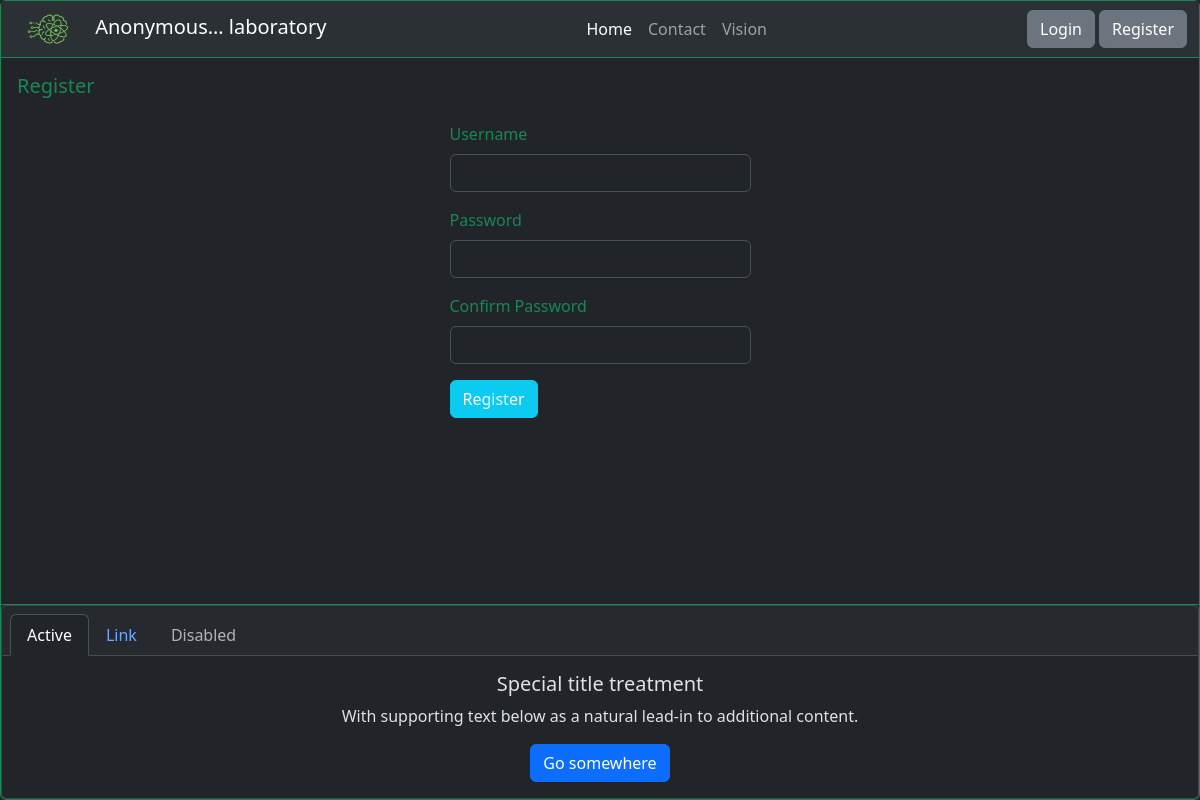
Screenshot of /register/ with the database file from the repository.
### fotoblog/models.py (models this page shows)
class PageLogo(models.Model):
    img = models.FileField(upload_to="page_logo/")

class BaseModel(models.Model):
    title = models.CharField(max_length=100, blank=False, null=False)
    slug = AutoSlugField(populate_from="title")
    content = models.TextField(blank=True, null=True)
    img = models.FileField(upload_to="page_img/")
    is_active = models.BooleanField(default=True)
    class Meta:
        abstract = True

class Page(BaseModel):
    def __str__(self):
        return self.title

### fotoblog/views.py (the view, shortened to what this page needs)
# urls.py: path("", page_views, name="home_views"),
def page_views(request,
               page_slug=None,
               post_slug=None,
               post_detail_slug=None,
               post_id=None):
    if post_id:
        return post_detail_views(request, post_id)
    if post_slug:
        return post_share(request, post_slug)
    if page_slug == "login":
        return login_views(request)
    if page_slug == "logout":
        return logout_views(request)
    if page_slug == "register":
        return register(request)

### fotoblog/context_processor/global_db.py (called while the page is built)
def nav_fb_pages(request):
    if request.user.is_authenticated:
        if request.user.is_superuser:
            fb_pages = Page.objects.filter(is_active=True)
        elif request.user.is_active:
            fb_pages = Page.objects.filter(is_active=True).exclude(
                slug="add-page")
        else:
            fb_pages = Page.objects.filter(
                slug__in=["home", "contact", "vision", "favorites"],
                is_active=True).order_by("id")
    else:
        fb_pages = Page.objects.filter(slug__in=["home", "contact", "vision"],
                                    is_active=True).order_by("id")
    return dict(g_fb_pages=fb_pages, )

def global_logo(request):
    page_logo = PageLogo.objects.all().first()
    return dict(page_logo=page_logo, )

### fotoblog/views.py (called while the page is built, shortened)
def register(request):
    title = "Register"
    context = dict(page_title=title, )
    return render(request, "fb_pages/register-page.html", context)

### securityControl/context_processor/global_db.py (called while the page is built)
def global_sc_pages(request):
  g_sc_pages = Page.objects.filter(is_active=True)
  context = dict(sc_pages=g_sc_pages, )
  return context

### fotoblog/templates/fb_pages/register-page.html (shortened to what this page needs)
{% extends 'core/base.html' %}
{% block content %}
<div class="card border-success m-0 d-flex flex-column min-vh-100" name="viewport" content="width=device-width" data-bs-theme="dark">
  <div class="card-header bg-transparent border-success m-0 p-0">
    {% include 'components/navbar.html' %}
  </div>
  <div class="card-body text-success">
    <h5 class="card-title">{{ page_title }}</h5>
    <div class="container p-3 w-100" style="max-width: 333px;">
        <form action="#" method="post">
        <div class="mb-3">
            <label for="usernameID" class="form-label">Username</label>
        <input type="text" name="username" id="usernameID" class="form-control">
        </div>
        <div class="mb-3">
            <label for="passwordID" class="form-label">Password</label>
            <input type="password" name="password" id="passwordID" class="form-control">
        </div>
        <div class="mb-3">
            <label for="confirm_passwordID" class="form-label">Confirm Password</label>
            <input type="password" name="confirm_password" id="confirm_passwordID" class="form-control">
        </div>
        <button type="submit" class="btn btn-info text-light">Register</button>
    </form>
    </div>
  </div>
  {% block footer %}
  <div class="card-footer bg-transparent border-success m-0 p-0">
{% include 'components/footer.html' %}
</div>
{% endblock footer %}
</div>
{% endblock content %}

### fotoblog/templates/components/navbar.html (shortened to what this page needs)
<nav class="navbar navbar-expand-lg bg-body-tertiary" data-bs-theme="dark">
  <div class="container-fluid">
    <a class="navbar-brand m-0 p-0" href="{% url 'fotoblog:home_views' %}">
      <img src="{{ page_logo.img.url }}" class="m-0 p-0" style="width:77px;height:33px;" alt=""> {{ request.user|truncatechars:10 }} laboratory
    </a>
    <div class="collapse navbar-collapse" id="navbarNavAltMarkup">
      <div class="navbar-nav mx-auto">
        {% if g_fb_pages %}
        {% for g_page in g_fb_pages %}
        <a class="nav-link {% if forloop.first %}active{% endif %}" aria-current="page" href="{% url 'fotoblog:page_views' page_slug=g_page.slug %}">{{ g_page.title }}</a>
        {% endfor %}
        {% endif %}
      </div>
      {% if request.user.is_authenticated %}
      <a href="/logout/" class="btn btn-secondary text-decoration-none ">Logout | {{ request.user.username }}</a>
      <a href="/admin/" target="_blank" class="btn btn-secondary text-decoration-none ms-1 ">Admin Panel</a>
      {% else %}
      <a href="/login/" class="btn btn-secondary text-decoration-none ">Login</a>
      <a href="/register/" class="btn btn-secondary text-decoration-none ms-1 ">Register</a>
      {% endif %}
    </div>
  </div>
</nav>

### rows the page displays
PageLogo: img (picture)
Page: title "Home"
Page: title "Contact"
Page: title "Vision"

### other values shown
{{ request.user|truncatechars:10 }} "Anonymous…"
{{ page_title }} "Register"
